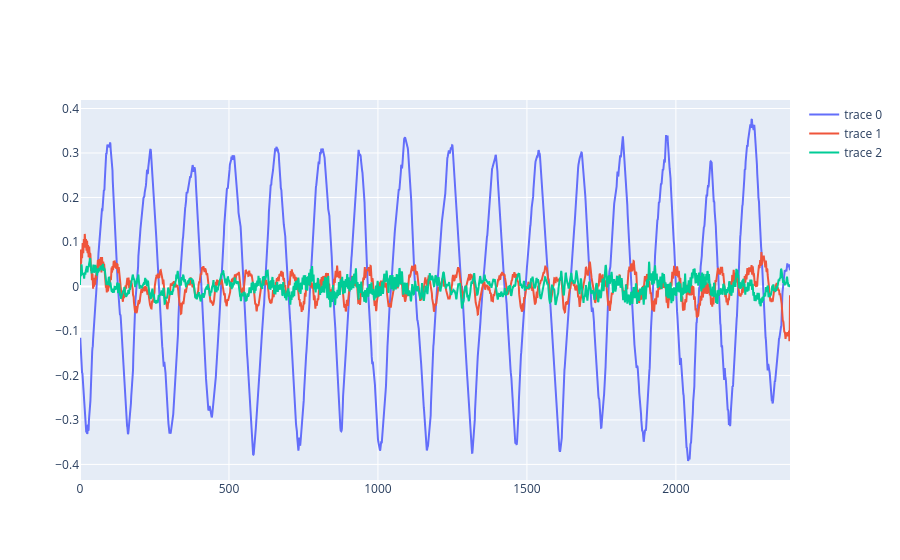
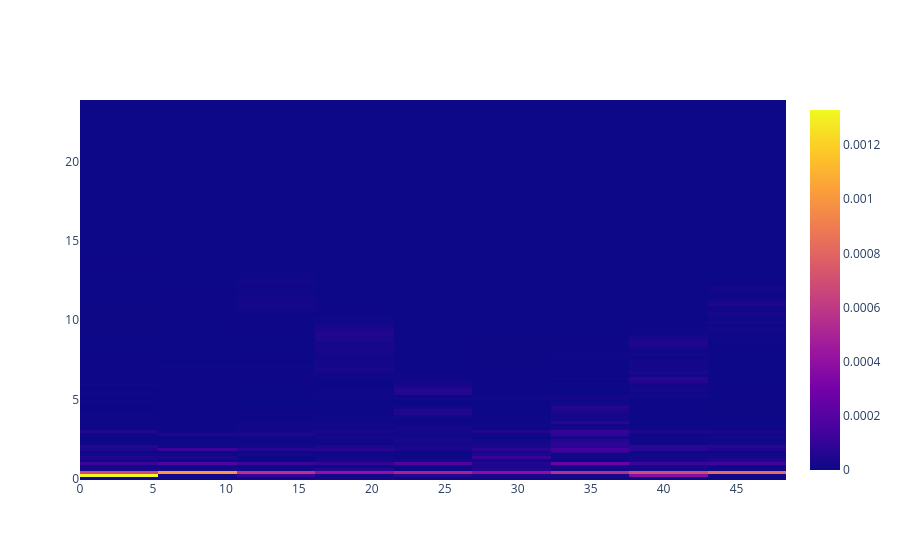

The notebook cell these images were saved under, in order:
### Code cell
print(lambda1[::-1][:3])

fig = go.Figure()
fig.add_trace(go.Scatter(y=PC1[:, -1]))
fig.add_trace(go.Scatter(y=PC1[:, -2]))
fig.add_trace(go.Scatter(y=PC1[:, -3]))
fig.show()

from scipy.signal import spectrogram

f, t_spec, Sxx = spectrogram(PC1[:, -3], fs=fs, nperseg=256, noverlap=0.9)
fig = go.Figure()
fig.add_trace(go.Heatmap(y=f, x=t_spec, z=Sxx))
fig.show()

### Figure 1 — Plotly figure (JSON) as saved in the notebook; plotly's stock layout.template omitted (floating-point values rounded to 4 significant figures; data arrays with more than 128 entries replaced by an {"elided": "..."} marker saying what was removed)
{"data": [{"type": "scatter", "y": {"elided": "2384 float values"}}, {"type": "scatter", "y": {"elided": "2384 float values"}}, {"type": "scatter", "y": {"elided": "2384 float values"}}], "layout": {"autosize": true, "xaxis": {"autorange": true, "range": [0, 2383]}, "yaxis": {"autorange": true, "range": [-0.435, 0.4191], "type": "linear"}}}

### Figure 2 — Plotly figure (JSON) as saved in the notebook; plotly's stock layout.template omitted (floating-point values rounded to 4 significant figures; data arrays with more than 128 entries replaced by an {"elided": "..."} marker saying what was removed)
{"data": [{"type": "heatmap", "x": [2.688, 8.065, 13.44, 18.82, 24.2, 29.57, 34.95, 40.33, 45.7], "y": {"elided": "129 float values"}, "z": {"elided": "129x9 float values"}}], "layout": {"autosize": true, "xaxis": {"autorange": true, "range": [0, 48.39], "type": "linear"}, "yaxis": {"autorange": true, "range": [-0.09299, 23.9], "type": "linear"}}}
